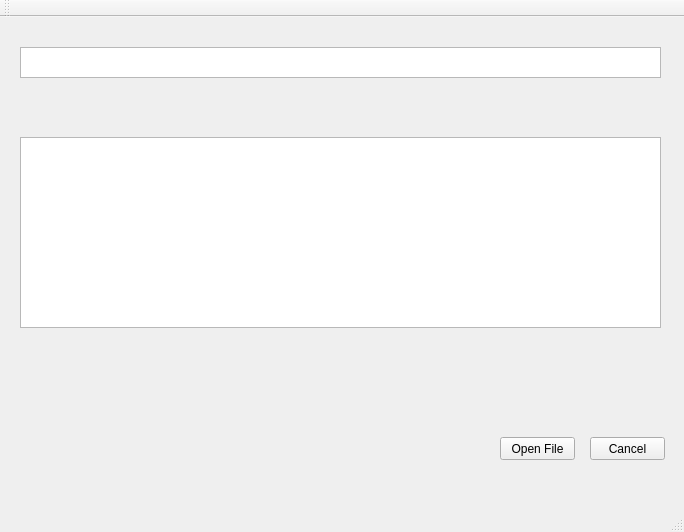
<?xml version="1.0" encoding="UTF-8"?>
<ui version="4.0">
 <class>MainWindow</class>
 <widget class="QMainWindow" name="MainWindow">
  <property name="geometry">
   <rect>
    <x>0</x>
    <y>0</y>
    <width>684</width>
    <height>532</height>
   </rect>
  </property>
  <property name="windowTitle">
   <string>MainWindow</string>
  </property>
  <widget class="QWidget" name="centralWidget">
   <widget class="QPushButton" name="openFile">
    <property name="geometry">
     <rect>
      <x>500</x>
      <y>420</y>
      <width>75</width>
      <height>23</height>
     </rect>
    </property>
    <property name="text">
     <string>Open File</string>
    </property>
   </widget>
   <widget class="QPushButton" name="cancel">
    <property name="geometry">
     <rect>
      <x>590</x>
      <y>420</y>
      <width>75</width>
      <height>23</height>
     </rect>
    </property>
    <property name="text">
     <string>Cancel</string>
    </property>
   </widget>
   <widget class="QTextBrowser" name="textBrowser">
    <property name="geometry">
     <rect>
      <x>20</x>
      <y>30</y>
      <width>641</width>
      <height>31</height>
     </rect>
    </property>
   </widget>
   <widget class="QTextBrowser" name="showBox">
    <property name="geometry">
     <rect>
      <x>20</x>
      <y>120</y>
      <width>641</width>
      <height>191</height>
     </rect>
    </property>
   </widget>
  </widget>
  <widget class="QMenuBar" name="menuBar">
   <property name="geometry">
    <rect>
     <x>0</x>
     <y>0</y>
     <width>684</width>
     <height>21</height>
    </rect>
   </property>
  </widget>
  <widget class="QToolBar" name="mainToolBar">
   <attribute name="toolBarArea">
    <enum>TopToolBarArea</enum>
   </attribute>
   <attribute name="toolBarBreak">
    <bool>false</bool>
   </attribute>
  </widget>
  <widget class="QStatusBar" name="statusBar"/>
 </widget>
 <layoutdefault spacing="6" margin="11"/>
 <resources/>
 <connections>
  <connection>
   <sender>cancel</sender>
   <signal>clicked()</signal>
   <receiver>MainWindow</receiver>
   <slot>close()</slot>
   <hints>
    <hint type="sourcelabel">
     <x>347</x>
     <y>254</y>
    </hint>
    <hint type="destinationlabel">
     <x>347</x>
     <y>274</y>
    </hint>
   </hints>
  </connection>
 </connections>
</ui>
